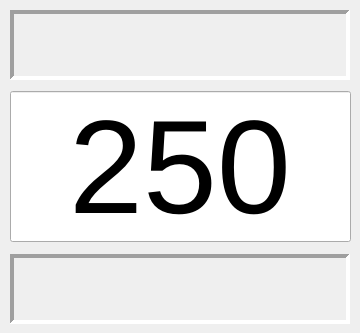
    <widget class="QWidget" name="Zone3_1">
     <widget class="QLabel" name="Zone3_1_text_label">
      <property name="geometry">
       <rect>
        <x>10</x>
        <y>10</y>
        <width>340</width>
        <height>70</height>
       </rect>
      </property>
      <property name="font">
       <font>
        <pointsize>30</pointsize>
        <weight>75</weight>
        <bold>true</bold>
       </font>
      </property>
      <property name="frameShape">
       <enum>QFrame::Panel</enum>
      </property>
      <property name="frameShadow">
       <enum>QFrame::Sunken</enum>
      </property>
      <property name="lineWidth">
       <number>4</number>
      </property>
      <property name="text">
       <string/>
      </property>
      <property name="textFormat">
       <enum>Qt::AutoText</enum>
      </property>
      <property name="alignment">
       <set>Qt::AlignCenter</set>
      </property>
     </widget>
     <widget class="QLabel" name="Zone3_1_text_unit">
      <property name="geometry">
       <rect>
        <x>10</x>
        <y>254</y>
        <width>340</width>
        <height>70</height>
       </rect>
      </property>
      <property name="font">
       <font>
        <pointsize>30</pointsize>
        <weight>75</weight>
        <bold>true</bold>
       </font>
      </property>
      <property name="frameShape">
       <enum>QFrame::Panel</enum>
      </property>
      <property name="frameShadow">
       <enum>QFrame::Sunken</enum>
      </property>
      <property name="lineWidth">
       <number>4</number>
      </property>
      <property name="text">
       <string/>
      </property>
      <property name="textFormat">
       <enum>Qt::AutoText</enum>
      </property>
      <property name="alignment">
       <set>Qt::AlignCenter</set>
      </property>
     </widget>
     <widget class="QLineEdit" name="Zone3_1_text_value">
      <property name="geometry">
       <rect>
        <x>10</x>
        <y>91</y>
        <width>341</width>
        <height>151</height>
       </rect>
      </property>
      <property name="font">
       <font>
        <pointsize>100</pointsize>
       </font>
      </property>
      <property name="text">
       <string>250</string>
      </property>
      <property name="frame">
       <bool>true</bool>
      </property>
      <property name="alignment">
       <set>Qt::AlignCenter</set>
      </property>
      <property name="readOnly">
       <bool>true</bool>
      </property>
     </widget>
    </widget>
